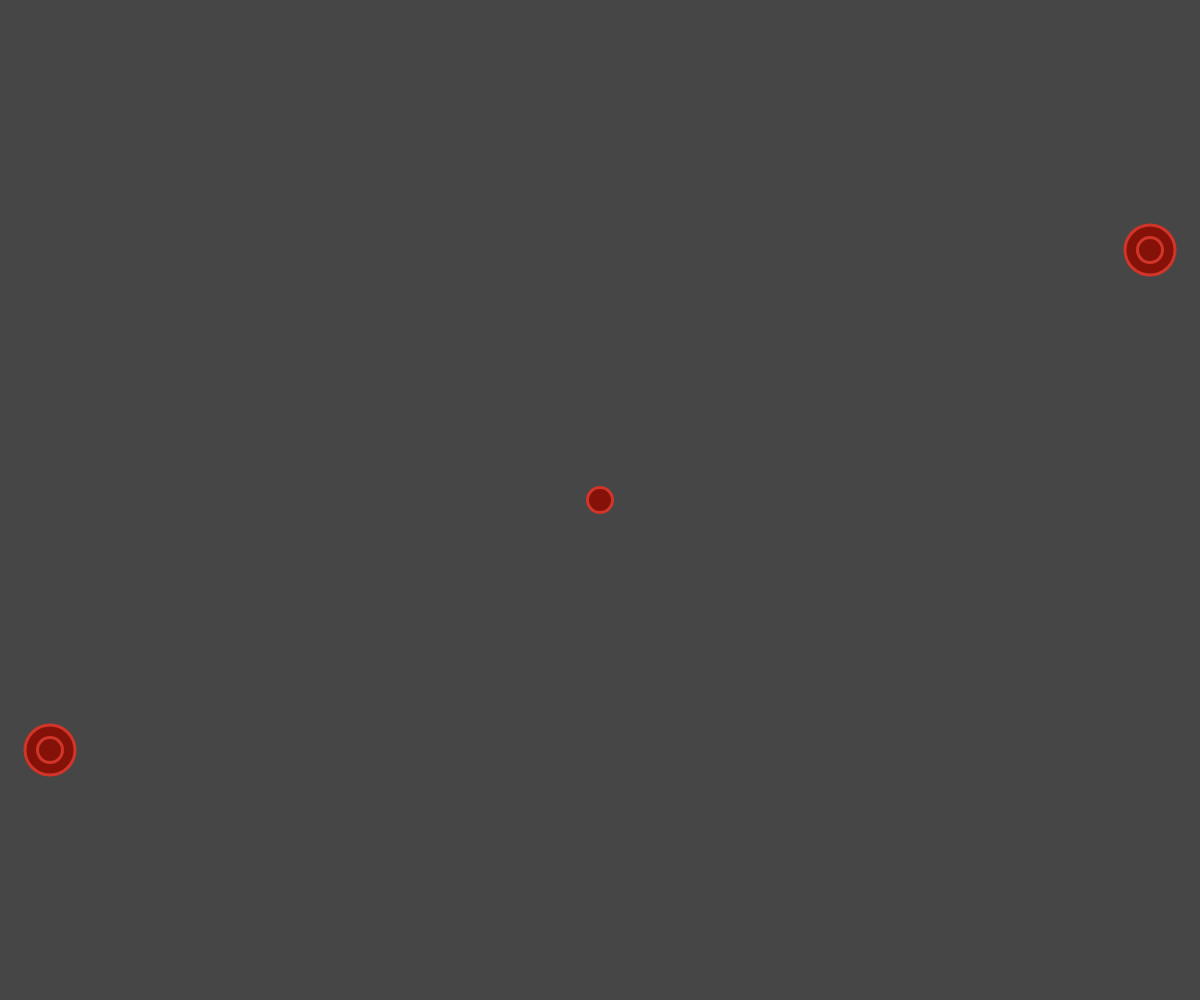
Frame 1 (no input)
Frame 60 (no input): identical to frame 1, image omitted
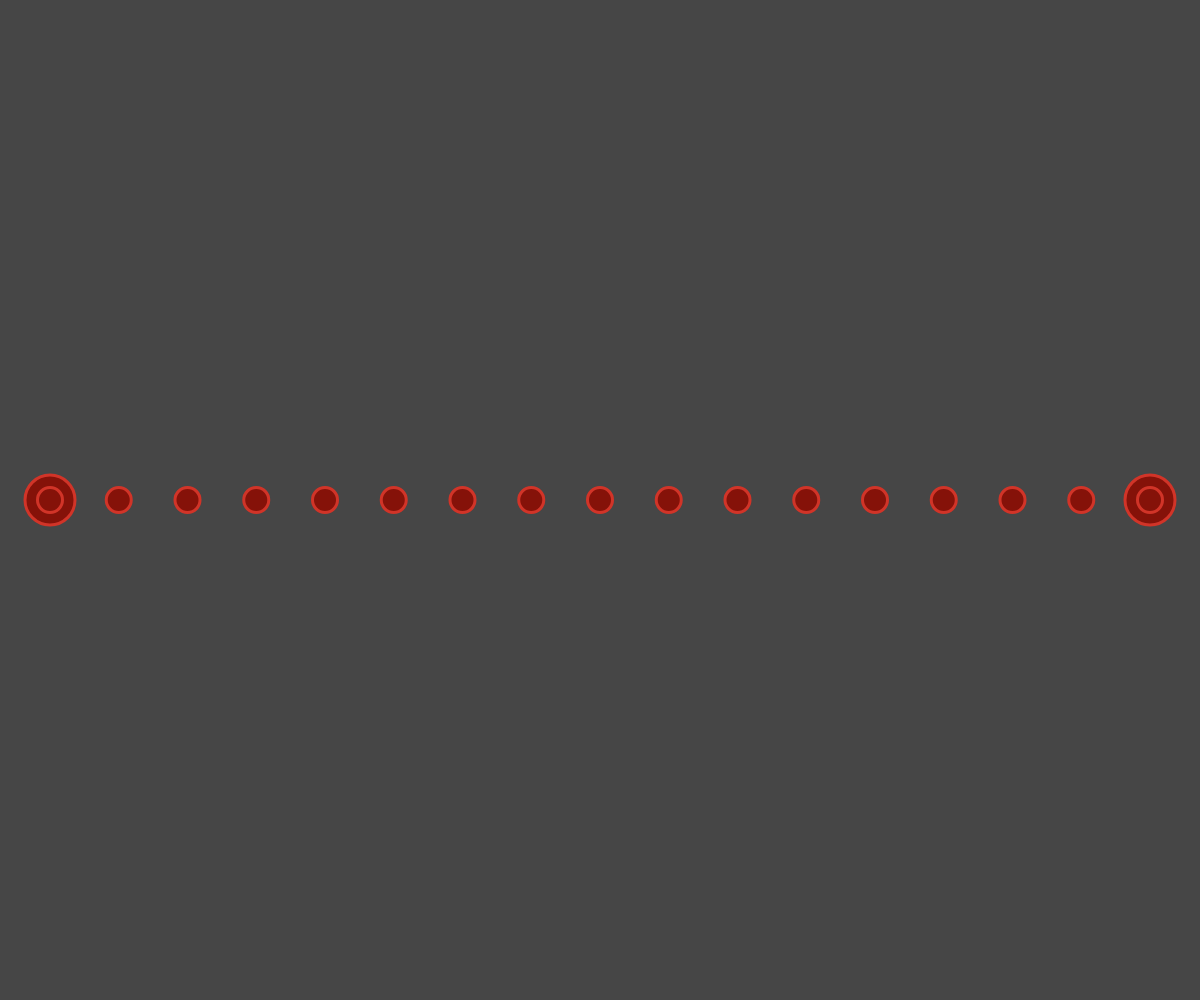
Frame 120 (the mouse pressed at the canvas centre since frame 60)

The p5.js sketch that drew these frames (run headless with seeded random() and noise() and a simulated clock; from frame 60 on, the mouse is pressed at the canvas centre):

// p5.js sketch
// ── sketch.js
function setup() {
  createCanvas(windowWidth, windowHeight);
  fill(133, 18, 9);
  stroke(209, 52, 40)
  strokeWeight(3)
}

function draw() {
  background(70);

  // Define tilt based on mouse horizontal position
  const yRange = height / 4
  const deltaY = map(mouseX, 0, width, -yRange, yRange, true)
  
  // Define control points
  const ax = 50
  const ay = height / 2 - deltaY
  const bx = width - ax
  const by = height / 2 + deltaY

  // Draw large cirles at control poins
  const diameter = 50
  circle(ax, ay, diameter)
  circle(bx, by, diameter)

  // Define number of circles based on mouse vertical position
  let n = map(mouseY, 0, height, 2, 30, true)
  n = ceil(n)

  // Draw circles using a loop
  for (let i = 0; i <= n; i++) {
    const x = map(i, 0, n, ax, bx)
    const y = map(i, 0, n, ay, by)
    circle(x, y, diameter / 2)
  }
}
